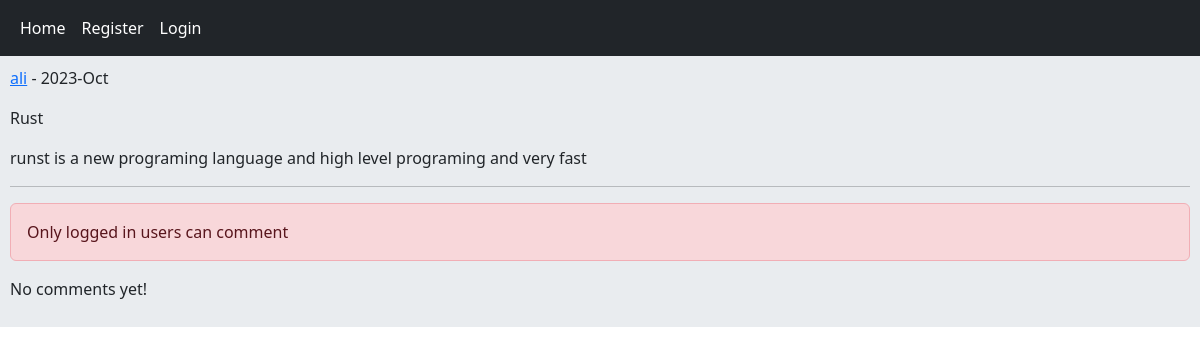
Page /post/3/rust on the committed database.
### home/models.py (models this page shows, shortened)
class Post(models.Model):
    user = models.ForeignKey(User, on_delete=models.CASCADE, related_name='posts')
    title = models.CharField(max_length=50)
    body = models.TextField()
    slug = models.SlugField()
    created = models.DateTimeField(auto_now_add=True)
    updated = models.DateTimeField(auto_now=True)
    class Meta:
        ordering = ('-updated',)

### home/views.py (the view, shortened to what this page needs)
# urls.py: path('post/<int:post_id>/<slug:post_slug>', views.PostDetailView.as_view(), name='post_detail'),
class PostDetailView(View):
    form_class = CommentCreationForm
    form_class_reply = CommentReplyForm
    def setup(self, request, *args, **kwargs):
        self.post_instance = get_object_or_404(Post, pk=kwargs['post_id'], slug=kwargs['post_slug'])
        return super().setup(request, *args, **kwargs)
    def get(self, request, *args, **kwargs):
        comments = self.post_instance.pcomments.filter(is_reply=False)
        can_like = False
        if request.user.is_authenticated and self.post_instance.user_can_like(request.user):
            can_like = True
        return render(request, 'home/detail.html',
                      {'post': self.post_instance, 'comments': comments, 'form': self.form_class,
                       'form_reply': self.form_class_reply, 'can_like': can_like})

### home/templates/home/detail.html (shortened to what this page needs)
{% extends 'base.html' %}
{% block content %}
    <p><a href="{% url 'accounts:user_profile' post.user.id %}">{{ post.user.username }}</a>
        - {{ post.updated|date:"Y-M" }}</p>
    <p>{{ post.title }}</p>
    <p>{{ post.body }}</p>
    <hr>
    {% if request.user.is_authenticated %}
        <a href="{% url 'home:post_like' post.id %}" class="{% if can_like %}disabled{% endif %} btn btn-primary col-md-2">Like {{ post.likes_count }}</a>
        <form action="" method="post">
            {% csrf_token %}
            {{ form.as_p }}
            <input type="submit" value="Send">
        </form><br>
    {% else %}
        <p class="alert alert-danger">Only logged in users can comment</p>
    {% endif %}
    {% for comment in comments %}
        <p>{{ comments.count }}Comments</p>
        <div class="card bg-dark text-white">
        <p class="card-header">{{ comment.user }} | {{ comment.created|timesince }}</p>
        <p class="card-body">{{ comment.body }}</p>
        {% if request.user.is_authenticated %}
            <form action="{% url 'home:add_reply' post.id comment.id %}" method="post">
            {% csrf_token %}
            {{ form_reply.as_p }}
                <input type="submit" value="Send">
            </form>
        {% endif %}
        {% with replies=comment.rcomments.all %}
            {% for reply in replies %}
                <p class="bg-info p-2 m-3">{{ reply.user }}<br>{{ reply.body }}</p>
            {% endfor %}
        {% endwith %}
    {% empty %}
        <p>No comments yet!</p>
    {% endfor %}
        </div>
{% endblock %}

### rows in the picture
Post: user.username "ali", updated "2023-Oct", title "Rust", body "runst is a new programing language and high level programing and very fast"
